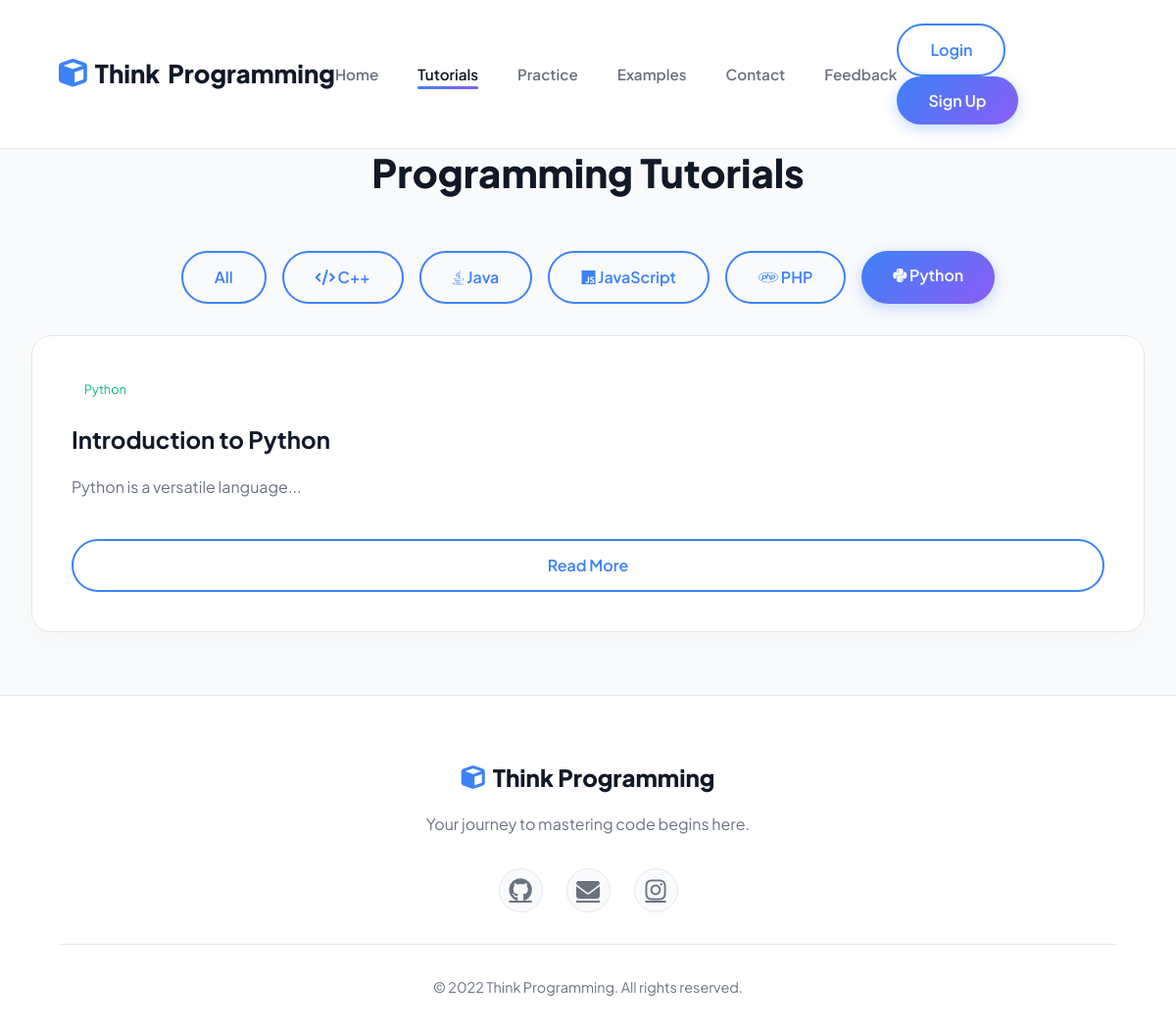
/tutorials.php?category=python, run on the app's committed database.
### tables this page shows
CREATE TABLE IF NOT EXISTS categories (
    id INT AUTO_INCREMENT PRIMARY KEY,
    name VARCHAR(50) NOT NULL UNIQUE,
    slug VARCHAR(50) NOT NULL UNIQUE,
    icon VARCHAR(50) DEFAULT 'code',
    description TEXT
);

CREATE TABLE IF NOT EXISTS tutorials (
    id INT AUTO_INCREMENT PRIMARY KEY,
    category_id INT,
    title VARCHAR(150) NOT NULL,
    content TEXT NOT NULL,
    video_url VARCHAR(255),
    created_at TIMESTAMP DEFAULT CURRENT_TIMESTAMP,
    FOREIGN KEY (category_id) REFERENCES categories(id) ON DELETE CASCADE
);

### tutorials.php (the view)
<?php
require_once 'includes/db.php';
include 'includes/header.php';
$stmtCats = $pdo->query("SELECT * FROM categories ORDER BY name");
$categories = $stmtCats->fetchAll(PDO::FETCH_ASSOC);
$selected_cat = isset($_GET['category']) ? $_GET['category'] : '';
if ($selected_cat) {
    $stmt = $pdo->prepare("SELECT t.*, c.name as cat_name FROM tutorials t JOIN categories c ON t.category_id = c.id WHERE c.slug = ? ORDER BY t.created_at DESC");
    $stmt->execute([$selected_cat]);
} else {
    $stmt = $pdo->query("SELECT t.*, c.name as cat_name FROM tutorials t JOIN categories c ON t.category_id = c.id ORDER BY t.created_at DESC");
}
$tutorials = $stmt->fetchAll(PDO::FETCH_ASSOC);
?>
<div class="container">
    <h1 class="section-title">Programming Tutorials</h1>
    <div style="display: flex; gap: 1rem; margin-bottom: 2rem; flex-wrap: wrap; justify-content: center;">
        <a href="tutorials.php" class="<?= $selected_cat == '' ? 'btn-primary' : 'btn-outline' ?>">All</a>
        <?php foreach($categories as $cat): ?>
            <a href="tutorials.php?category=<?= $cat['slug'] ?>" class="<?= $selected_cat == $cat['slug'] ? 'btn-primary' : 'btn-outline' ?>">
                <i class="<?= htmlspecialchars($cat['icon']) ?>"></i> <?= htmlspecialchars($cat['name']) ?>
            </a>
        <?php endforeach; ?>
    </div>
    <div class="card-grid">
        <?php if(count($tutorials) > 0): ?>
            <?php foreach($tutorials as $tut): ?>
                <div class="card" style="text-align: left;">
                    <span style="background: var(--glass-border); padding: 0.3rem 0.8rem; border-radius: 20px; font-size: 0.8rem; color: var(--accent); margin-bottom: 1rem; display: inline-block;">
                        <?= htmlspecialchars($tut['cat_name']) ?>
                    </span>
                    <h3 class="card-title"><?= htmlspecialchars($tut['title']) ?></h3>
                    <div class="card-text" style="max-height: 100px; overflow: hidden; position: relative;">
                        <?= strip_tags($tut['content'], '<p><b><i>') ?>
                        <div style="position: absolute; bottom: 0; left: 0; right: 0; height: 40px; background: linear-gradient(transparent, var(--glass-bg));"></div>
                    </div>
                    <a href="tutorial_view.php?id=<?= $tut['id'] ?>" class="btn-outline" style="margin-top: 1rem; width: 100%; text-align: center;">Read More</a>
                </div>
            <?php endforeach; ?>
        <?php else: ?>
            <p style="text-align: center; width: 100%; color: var(--text-muted);">No tutorials found for this category yet.</p>
        <?php endif; ?>
    </div>
</div>
<?php include 'includes/footer.php'; ?>

### assets/css/style.css (style rules this page uses)
:root { --primary: #3b82f6; --primary-hover: #2563eb; --secondary: #8b5cf6; --accent: #10b981; --dark: #111827; --light: #f9fafb; --surface: #ffffff; --border: #e5e7eb; --text-main: #1f2937; --text-muted: #6b7280; --gradient: linear-gradient(135deg, var(--primary) 0%, var(--secondary) 100%); --nav-bg: rgba(255, 255, 255, 0.9); --nav-scrolled: rgba(255, 255, 255, 0.98); }
* { margin: 0; padding: 0; box-sizing: border-box; }
body { font-family: 'Plus Jakarta Sans', sans-serif; background-color: var(--light); color: var(--text-main); line-height: 1.6; overflow-x: hidden; }
h1, h2, h3, h4, h5, h6 { font-family: 'Plus Jakarta Sans', sans-serif; font-weight: 700; color: var(--dark); }
.btn-primary { background: var(--gradient); color: #fff; padding: 0.75rem 2rem; border-radius: 50px; text-decoration: none; font-weight: 600; transition: all 0.3s; border: none; cursor: pointer; display: inline-block; box-shadow: 0 4px 15px rgba(59, 130, 246, 0.3); }
.btn-outline { background: transparent; color: var(--primary); padding: 0.75rem 2rem; border-radius: 50px; text-decoration: none; font-weight: 600; transition: all 0.3s; border: 2px solid var(--primary); display: inline-block; }
.container { max-width: 1200px; margin: 0 auto; padding: 4rem 2rem; }
.section-title { font-size: 2.5rem; font-weight: 800; margin-bottom: 3rem; text-align: center; color: var(--dark); }
.card-grid { display: grid; grid-template-columns: repeat(auto-fit, minmax(320px, 1fr)); gap: 2.5rem; }
.card { background: var(--surface); border: 1px solid var(--border); border-radius: 20px; padding: 2.5rem; transition: all 0.4s cubic-bezier(0.175, 0.885, 0.32, 1.275); position: relative; text-align: center; box-shadow: 0 10px 30px rgba(0,0,0,0.02); }
.card-title { font-size: 1.5rem; margin-bottom: 1rem; color: var(--dark); }
.card-text { color: var(--text-muted); margin-bottom: 1.5rem; line-height: 1.7; }

### data on the page
categories: name "C++"
categories: name "Java"
categories: name "JavaScript"
categories: name "PHP"
categories: name "Python"
tutorials: category.name "Python", title "Introduction to Python", content "Python is a versatile language...", $tut['id'] 1 (drawn)
